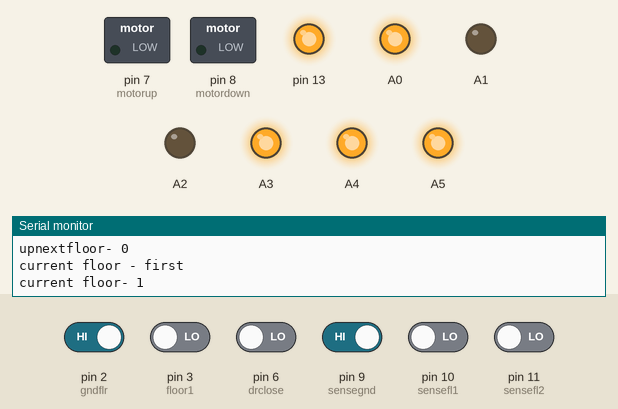
Recording of a sketch running on a simulated Arduino Uno, built with avr-gcc and run on an emulated ATmega328P. Parts: switched loads named in the sketch (green lamp = pin HIGH), output pins drawn as LEDs (lit = HIGH), the last lines printed to the serial monitor. Inputs (shaded band) come from the test bench; at power-on: pin 2 (gndflr), pin 9 (sensegnd) HIGH, pin 3 (floor1), pin 6 (drclose), pin 10 (sensefl1), pin 11 (sensefl2) LOW.

Above: at 1.2 s.
1.3 s: pin 9 (sensegnd) driven LOW
At 1.8 s:
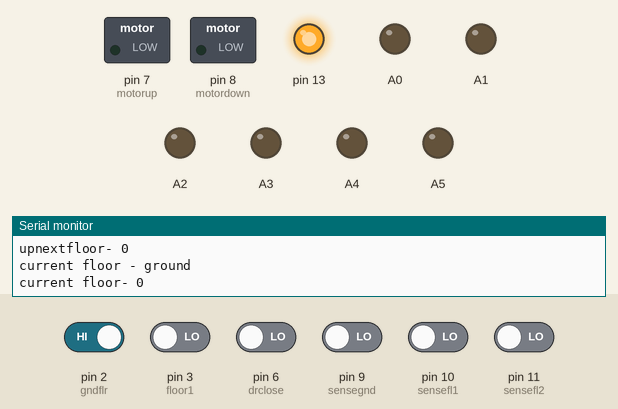
2.8 s: pin 6 (drclose) driven HIGH
At 3.7 s:
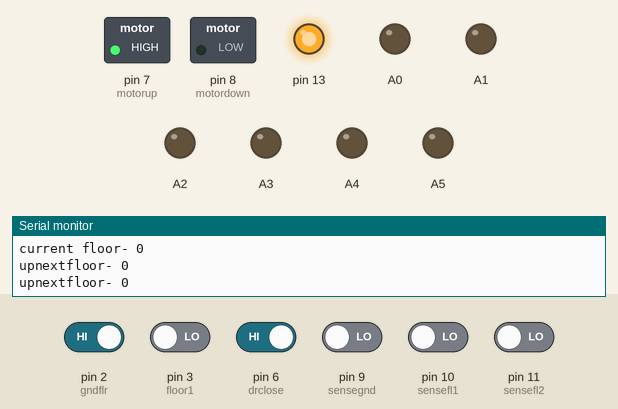
4.4 s: pin 9 (sensegnd) driven HIGH
At 5.3 s:
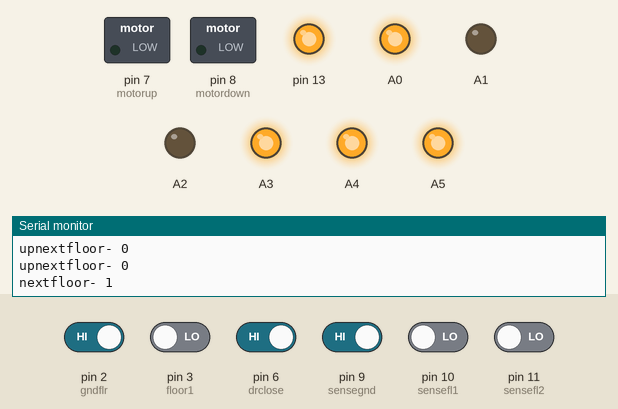
6.0 s: pin 2 (gndflr) driven LOW and pin 10 (sensefl1) driven HIGH
9.0 s: pin 2 (gndflr) driven HIGH
11.4 s: pin 10 (sensefl1) driven LOW
At 23.7 s:
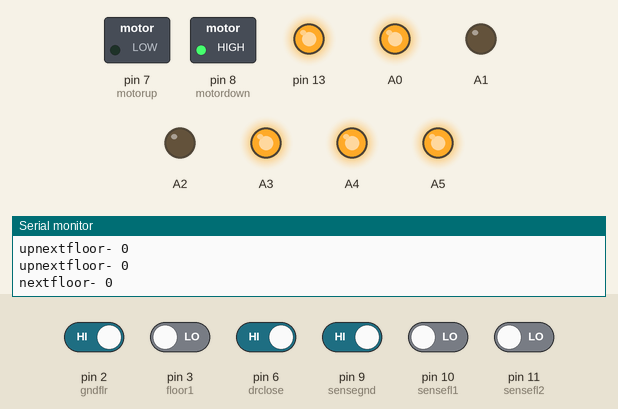
Timing chart, 0 to 24.8 s (numbered marks = the images above; inputs shaded):
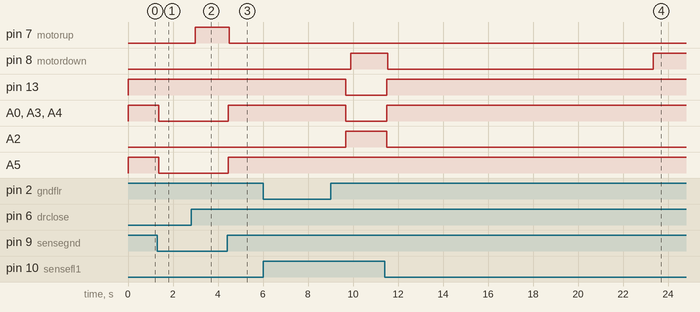

The sketch:

lift42.1.ino
```cpp
#include "SevSeg.h"
#include <SoftPWM.h>
#include <StackArray.h>
#include <QueueArray.h>

StackArray <int> stack;
SevSeg sevseg;
QueueArray <int> queue;

int gndflr = 2;
int floor1 = 3;
int floor2 = 4;
int floor3 = 5;
int drclose = 6;
int motorup = 7;
int motordown = 8;
int sensegnd = 9;
int sensefl1 = 10;
int sensefl2 = 11;
int sensefl3 = 12;
int lastfloor, nextfloor, currentfloor, flr1, flr2, flr0,flr3, upnextflr, drrclose, foo,i,none;
int a[4];

void setup()
{

  pinMode(gndflr, INPUT);
  pinMode(floor1, INPUT);
  pinMode(floor2, INPUT);
  pinMode(floor3, INPUT);
  pinMode(sensegnd, INPUT);
  pinMode(sensefl1, INPUT);
  pinMode(sensefl2, INPUT);
  pinMode(sensefl3, INPUT);
  pinMode(drclose, INPUT);
  pinMode(motorup, OUTPUT);
  pinMode(motordown, OUTPUT);
  Serial.begin(9600);
  flr0 = 0;
  flr1 = 1;
  flr2 = 2;
  flr3 = 3;
  none = 9;
  pinMode(A0, OUTPUT);
  pinMode(A1, OUTPUT);
  pinMode(A2, OUTPUT);
  pinMode(A3, OUTPUT);
  pinMode(A4, OUTPUT);
  pinMode(A5, OUTPUT);
  pinMode(13, OUTPUT);
  sensefloorreset();
  resetfloor();
  digitalWrite(motorup, LOW);
  digitalWrite(motordown, LOW);
}

void loop()
{

  Serial.print("upnextfloor- ");
  Serial.println(upnextflr);

  //nextfloor = stack.pop();
  //nextfloor = currentfloor;

  digitalWrite(motorup, LOW);
  digitalWrite(motordown, LOW);
  sensefloor();
  readbuttons();
    if (queue.isEmpty ())
  {
    return;
  }
  //nextfloor = upnextflr;
  else
  {
 // nextfloor = queue.dequeue();
    }
  elevate();
  //delay(1000);
}

void sensefloorreset()
{
  if (digitalRead(sensegnd) == LOW)
  {
    Serial.println("current floor - ground ");
    currentfloor = flr0;
    Serial.print("current floor- ");
    Serial.println(currentfloor);
    print0();
  }
  else if (digitalRead(sensefl1) == LOW)
  {
    Serial.println("current floor - first ");
    currentfloor = flr1;
    Serial.print("current floor- ");
    Serial.println(currentfloor);
    print1();
  }
  else if (digitalRead(sensefl2) == LOW)
  {
    Serial.println("current floor - second ");
    currentfloor = flr2;
    Serial.print("current floor- ");
    Serial.println(currentfloor);
    print2();
  }
  else if (digitalRead(sensefl3) == LOW)
  {
    Serial.println("current floor - second ");
    currentfloor = flr3;
    Serial.print("current floor- ");
    Serial.println(currentfloor);
    print3();
  }
  else
  {
    currentfloor = none;
    Serial.println("moving");
  }
}


void sensefloor()
{
  if (digitalRead(sensegnd) == LOW)
  {
    Serial.println("current floor - ground ");
    currentfloor = flr0;
    Serial.print("current floor- ");
    Serial.println(currentfloor);
    print0();
  }
  else if (digitalRead(sensefl1) == LOW)
  {
    Serial.println("current floor - first ");
    currentfloor = flr1;
    Serial.print("current floor- ");
    Serial.println(currentfloor);
    print1();
  }
  else if (digitalRead(sensefl2) == LOW)
  {
    Serial.println("current floor - second ");
    currentfloor = flr2;
    Serial.print("current floor- ");
    Serial.println(currentfloor);
    print2();
  }
  else if (digitalRead(sensefl3) == LOW)
  {
    Serial.println("current floor - second ");
    currentfloor = flr3;
    Serial.print("current floor- ");
    Serial.println(currentfloor);
    print3();
  }
  else
  {
    //currentfloor = none;
    Serial.println("moving");
  }
}

void readbuttons()
{
  if (digitalRead(gndflr) == LOW)
  {
    Serial.println("button pressed - ground ");
    //stack.push (flr0);
    queue.enqueue (flr0);
    //nextfloor = flr0;
    Serial.print("nextfloor- ");
    Serial.println(nextfloor);

  }
  else if (digitalRead(floor1) == LOW)
  {
    Serial.println("button pressed - first ");
    //stack.push (flr1);
    queue.enqueue (flr1);
    //nextfloor = flr1;
    Serial.print("nextfloor- ");
    Serial.println(nextfloor);
  }
  else if (digitalRead(floor2) == LOW)
  {
    Serial.println("button pressed - second ");
    //stack.push (flr2);
    queue.enqueue (flr2);
    //nextfloor = flr2;
    Serial.print("nextfloor- ");
    Serial.println(nextfloor);
  }
  else if (digitalRead(floor3) == LOW)
  {
    Serial.println("button pressed - second ");
    //stack.push (flr2);
    queue.enqueue (flr3);
    //nextfloor = flr2;
    Serial.print("nextfloor- ");
    Serial.println(nextfloor);
  }
  else
  {
    Serial.println("No button pressed");
    //nextfloor = upnextflr;
    Serial.print("nextfloor- ");
    Serial.println(nextfloor);
  }
}

void upnext()
{
  if (digitalRead(gndflr) == LOW)
  {
    Serial.print("upnextfloor- ");
    //upnextflr = flr0;
    queue.enqueue (flr0);
    //stack.push (flr0);
    Serial.println(upnextflr);
  }
  else if (digitalRead(floor1) == LOW)
  {
    Serial.print("upnextfloor- ");
    //upnextflr = flr1;
    queue.enqueue (flr1);
    //stack.push (flr1);
    Serial.println(upnextflr);
  }
  else if (digitalRead(floor2) == LOW)
  {
    Serial.print("upnextfloor- ");
    //upnextflr = flr2;
    queue.enqueue (flr2);
    //stack.push (flr2);
    Serial.println(upnextflr);
  }
  else if (digitalRead(floor3) == LOW)
  {
    Serial.print("upnextfloor- ");
    //upnextflr = flr3;
    queue.enqueue (flr3);
    //stack.push (flr2);
    Serial.println(upnextflr);
  }
  else
  {
    //upnextflr = currentfloor;
  }
  /*if(!queue.isEmpty() || queue.count() > 1)
  {
  queue.count();
  for(int i = 0; i<= queue.count(); i++)
  {
    a[i] = queue.dequeue();
  }
  for(int j = 0;  j< i-1; j++)
  {
    for(int k = 0; k< i-(j+1); k++)
    {
      if(a[k] > a[k+1]) {
                    int t = a[k];
                    a[k] = a[k+1];
                    a[k+1] = t;
    }
  }
  }
  for(int i = 0; i<= queue.count(); i++)
  {
    queue.enqueue(a[i]);
  }
  nextfloor = queue.dequeue();
  }
  if(!queue.isEmpty())
  {
  upnextflr = queue.dequeue();
  if(currentfloor < upnextflr < nextfloor)
    {
      queue.enqueue(upnextflr);
      queue.enqueue(nextfloor);
    }
    else if(currentfloor > upnextflr > nextfloor)
    {
    queue.enqueue(upnextflr);
      queue.enqueue(nextfloor);

    }
    nextfloor = queue.dequeue();
  }
  if(currentfloor < upnextflr < nextfloor)
    {
    foo = nextfloor;
    nextfloor = upnextflr;
    upnextflr = foo;
    queue.enqueue(upnextflr);
    }
    else if(currentfloor > upnextflr > nextfloor)
    {
    foo = nextfloor;
    nextfloor = upnextflr;
    upnextflr = foo;
    queue.enqueue(upnextflr);
    } */
  Serial.print("upnextfloor- ");
  Serial.println(upnextflr);
  Serial.print("nextfloor- ");
  Serial.println(nextfloor);
}
void elevate()
{
  sensefloor();
  drrclose = digitalRead(drclose);
  if (drrclose == HIGH)
  {
    //delay(1000);
    Serial.println("closed");
    //nextfloor = stack.pop();
    nextfloor = queue.dequeue();
    if (currentfloor != nextfloor)
    {
      if (currentfloor < nextfloor)
      {
        motorhigh();
        //digitalWrite(motorup, LOW);
        //digitalWrite(motordown, LOW);
      }
      else if (currentfloor > nextfloor)
      {
        motorlow();
        //digitalWrite(motordown, LOW);
        //digitalWrite(motorup, LOW);
      }
      else
      {
        return;
      }
    }
  }
  else
  {
    //queue.enqueue(nextfloor);
    Serial.println("open");
  }
}

void motorhigh()
{
  sensefloor();
  drrclose = digitalRead(drclose);
  //delay(1000);
  do
  {
    //readbuttons();

    sensefloor();
    drrclose = digitalRead(drclose);
    if(drrclose == LOW)
    {
      while(drrclose == LOW)
      {
        upnext();
        digitalWrite(motordown, LOW);
    digitalWrite(motorup, LOW);
        drrclose = digitalRead(drclose);
      }
    }
    digitalWrite(motorup, HIGH);
    digitalWrite(motordown, LOW);
    Serial.println("UP");
    sensefloor();
    upnext();
    //sort();
    //readbuttons();
  }
  while (currentfloor < nextfloor);
  digitalWrite(motorup, LOW);
  digitalWrite(motordown, LOW);
  int i = 0;
  while( i<=50)
  {
    i++;
    delay(100);
    upnext();
  }


}
void motorlow()
{
  sensefloor();
  drrclose = digitalRead(drclose);
  //delay(1000);
  do
  {
    //readbuttons();
    upnext();
    sensefloor();
    drrclose = digitalRead(drclose);
    if(drrclose == LOW)
    {
      while(drrclose == LOW)
      {
        digitalWrite(motordown, LOW);
    digitalWrite(motorup, LOW);
        drrclose = digitalRead(drclose);
      }
    }
    digitalWrite(motordown, HIGH);
    digitalWrite(motorup, LOW);
    Serial.println("DOWN");
    sensefloor();
    upnext();
    //readbuttons();
   //sort();
  }
  while (currentfloor > nextfloor );
  digitalWrite(motorup, LOW);
  digitalWrite(motordown, LOW);
  int i = 0;

  while(i<=50)
  {
    i++;
    delay(100);
    upnext();
  }

  //delay(3000);
}


void sort()
{
  queue.enqueue(nextfloor);
  if(!queue.isEmpty() && queue.count() > 1 )
  {
    queue.count();
  for(int i = 0; i<= queue.count(); i++)
  {
    a[i] = queue.dequeue();
  }
  for(int j = 0;  j< i-1; j++)
  {
    for(int k = 0; k< i-(j+1); k++)
    {
      if(a[k] > a[k+1]) {
                    int t = a[k];
                    a[k] = a[k+1];
                    a[k+1] = t;
    }
  }
  }
  for(int i = 0; i<= queue.count(); i++)
  {
  queue.enqueue(a[i]);
  }
  nextfloor = queue.dequeue();
  }
}

void resetfloor()
{

    sensefloor();
    if(currentfloor == none )
    {
      while (currentfloor == none)
    {
    digitalWrite(motordown, HIGH);
    digitalWrite(motorup, LOW);
    sensefloor();
    }
    }
    else
    {
    }
}

void print3()
{
  digitalWrite(A0, 0);
  digitalWrite(A1, 0);
  digitalWrite(A2, 0);
  digitalWrite(A3, 0);
  digitalWrite(A4, 1);
  digitalWrite(A5, 1);
  digitalWrite(13, 0);
}

void print2()
{
  digitalWrite(A0, 0);
  digitalWrite(A1, 0);
  digitalWrite(A2, 1);
  digitalWrite(A3, 0);
  digitalWrite(A4, 0);
  digitalWrite(A5, 1);
  digitalWrite(13, 0);
}

void print1()
{
  digitalWrite(A0, 1);
  digitalWrite(A1, 0);
  digitalWrite(A2, 0);
  digitalWrite(A3, 1);
  digitalWrite(A4, 1);
  digitalWrite(A5, 1);
  digitalWrite(13, 1);
}

void print0()
{
  digitalWrite(A0, 0);
  digitalWrite(A1, 0);
  digitalWrite(A2, 0);
  digitalWrite(A3, 0);
  digitalWrite(A4, 0);
  digitalWrite(A5, 0);
  digitalWrite(13, 1);
}
```

Measured:
- after the input at 1.3 s, A0, A3–5: HIGH → LOW after 0.07 s
- after the input at 2.8 s, pin 7 (motorup): LOW → HIGH after 0.20 s
- after the input at 4.4 s, pin 7 (motorup): HIGH → LOW after 0.11 s; A0, A3–5: LOW → HIGH after 0.06 s
- after the input at 11.4 s, pin 8 (motordown): HIGH → LOW after 0.14 s, → HIGH 11.8 s later; pin 13, A0, A3, A4: LOW → HIGH after 0.09 s; A2: HIGH → LOW after 0.09 s
